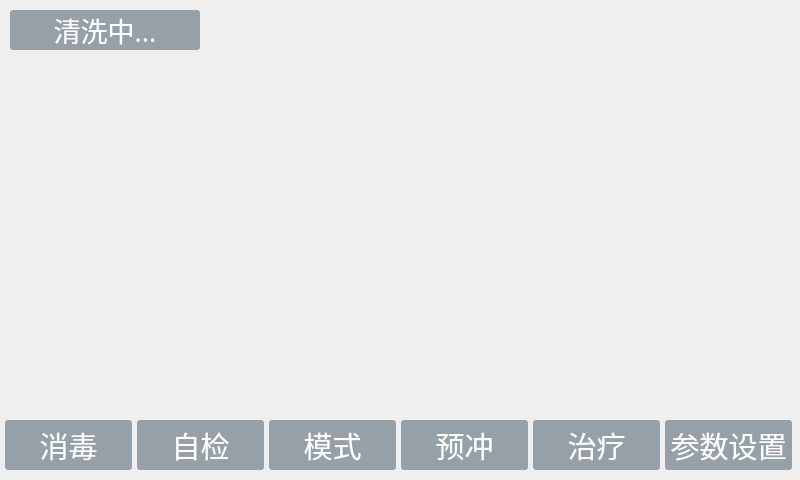
<?xml version="1.0" encoding="UTF-8"?>
<ui version="4.0">
 <class>Clean</class>
 <widget class="QWidget" name="Clean">
  <property name="geometry">
   <rect>
    <x>0</x>
    <y>0</y>
    <width>800</width>
    <height>480</height>
   </rect>
  </property>
  <property name="windowTitle">
   <string>Form</string>
  </property>
  <widget class="QPushButton" name="pushProcess">
   <property name="geometry">
    <rect>
     <x>533</x>
     <y>420</y>
     <width>127</width>
     <height>50</height>
    </rect>
   </property>
   <property name="font">
    <font>
     <pointsize>22</pointsize>
    </font>
   </property>
   <property name="styleSheet">
    <string notr="true">QPushButton { background-color: rgb(150,160,168); border-radius: 3px; color: rgb(255, 255, 255); } QPushButton:hover { background-color: rgb(123,147,168); }
QPushButton:focus { background-color: rgb(123,147,168); }
</string>
   </property>
   <property name="text">
    <string>治疗</string>
   </property>
   <property name="autoDefault">
    <bool>false</bool>
   </property>
  </widget>
  <widget class="QPushButton" name="pushCheck">
   <property name="geometry">
    <rect>
     <x>137</x>
     <y>420</y>
     <width>127</width>
     <height>50</height>
    </rect>
   </property>
   <property name="font">
    <font>
     <pointsize>22</pointsize>
    </font>
   </property>
   <property name="styleSheet">
    <string notr="true">QPushButton { background-color: rgb(150,160,168); border-radius: 3px; color: rgb(255, 255, 255); } QPushButton:hover { background-color: rgb(123,147,168); }
QPushButton:focus { background-color: rgb(123,147,168); }</string>
   </property>
   <property name="text">
    <string>自检</string>
   </property>
  </widget>
  <widget class="QPushButton" name="pushSetp">
   <property name="geometry">
    <rect>
     <x>665</x>
     <y>420</y>
     <width>127</width>
     <height>50</height>
    </rect>
   </property>
   <property name="font">
    <font>
     <pointsize>22</pointsize>
    </font>
   </property>
   <property name="styleSheet">
    <string notr="true">QPushButton { background-color: rgb(150,160,168); border-radius: 3px; color: rgb(255, 255, 255); } QPushButton:hover { background-color: rgb(123,147,168); }
QPushButton:focus { background-color: rgb(123,147,168); }</string>
   </property>
   <property name="text">
    <string>参数设置</string>
   </property>
   <property name="autoDefault">
    <bool>false</bool>
   </property>
   <property name="default">
    <bool>false</bool>
   </property>
   <property name="flat">
    <bool>false</bool>
   </property>
  </widget>
  <widget class="QLabel" name="label_2">
   <property name="geometry">
    <rect>
     <x>10</x>
     <y>10</y>
     <width>190</width>
     <height>40</height>
    </rect>
   </property>
   <property name="font">
    <font>
     <family>Tlwg Typewriter</family>
     <pointsize>20</pointsize>
    </font>
   </property>
   <property name="styleSheet">
    <string notr="true">QLabel { background-color: rgb(150,160,168); border-radius: 3px; color: rgb(255, 255, 255); }
</string>
   </property>
   <property name="text">
    <string>清洗中...</string>
   </property>
   <property name="alignment">
    <set>Qt::AlignCenter</set>
   </property>
  </widget>
  <widget class="QPushButton" name="pushPrime">
   <property name="geometry">
    <rect>
     <x>401</x>
     <y>420</y>
     <width>127</width>
     <height>50</height>
    </rect>
   </property>
   <property name="font">
    <font>
     <pointsize>22</pointsize>
    </font>
   </property>
   <property name="styleSheet">
    <string notr="true">QPushButton { background-color: rgb(150,160,168); border-radius: 3px; color: rgb(255, 255, 255); } QPushButton:hover { background-color: rgb(123,147,168); }
QPushButton:focus { background-color: rgb(123,147,168); }</string>
   </property>
   <property name="text">
    <string>预冲</string>
   </property>
  </widget>
  <widget class="QPushButton" name="pushSetm">
   <property name="geometry">
    <rect>
     <x>269</x>
     <y>420</y>
     <width>127</width>
     <height>50</height>
    </rect>
   </property>
   <property name="font">
    <font>
     <pointsize>22</pointsize>
    </font>
   </property>
   <property name="styleSheet">
    <string notr="true">QPushButton { background-color: rgb(150,160,168); border-radius: 3px; color: rgb(255, 255, 255); } QPushButton:hover { background-color: rgb(123,147,168); }
QPushButton:focus { background-color: rgb(123,147,168); }</string>
   </property>
   <property name="text">
    <string>模式</string>
   </property>
  </widget>
  <widget class="QPushButton" name="pushClean">
   <property name="geometry">
    <rect>
     <x>5</x>
     <y>420</y>
     <width>127</width>
     <height>50</height>
    </rect>
   </property>
   <property name="font">
    <font>
     <pointsize>22</pointsize>
    </font>
   </property>
   <property name="styleSheet">
    <string notr="true">QPushButton { background-color: rgb(150,160,168); border-radius: 3px; color: rgb(255, 255, 255); } QPushButton:hover { background-color: rgb(123,147,168); }
QPushButton:focus { background-color: rgb(123,147,168); }</string>
   </property>
   <property name="text">
    <string>消毒</string>
   </property>
  </widget>
 </widget>
 <resources/>
 <connections/>
</ui>
